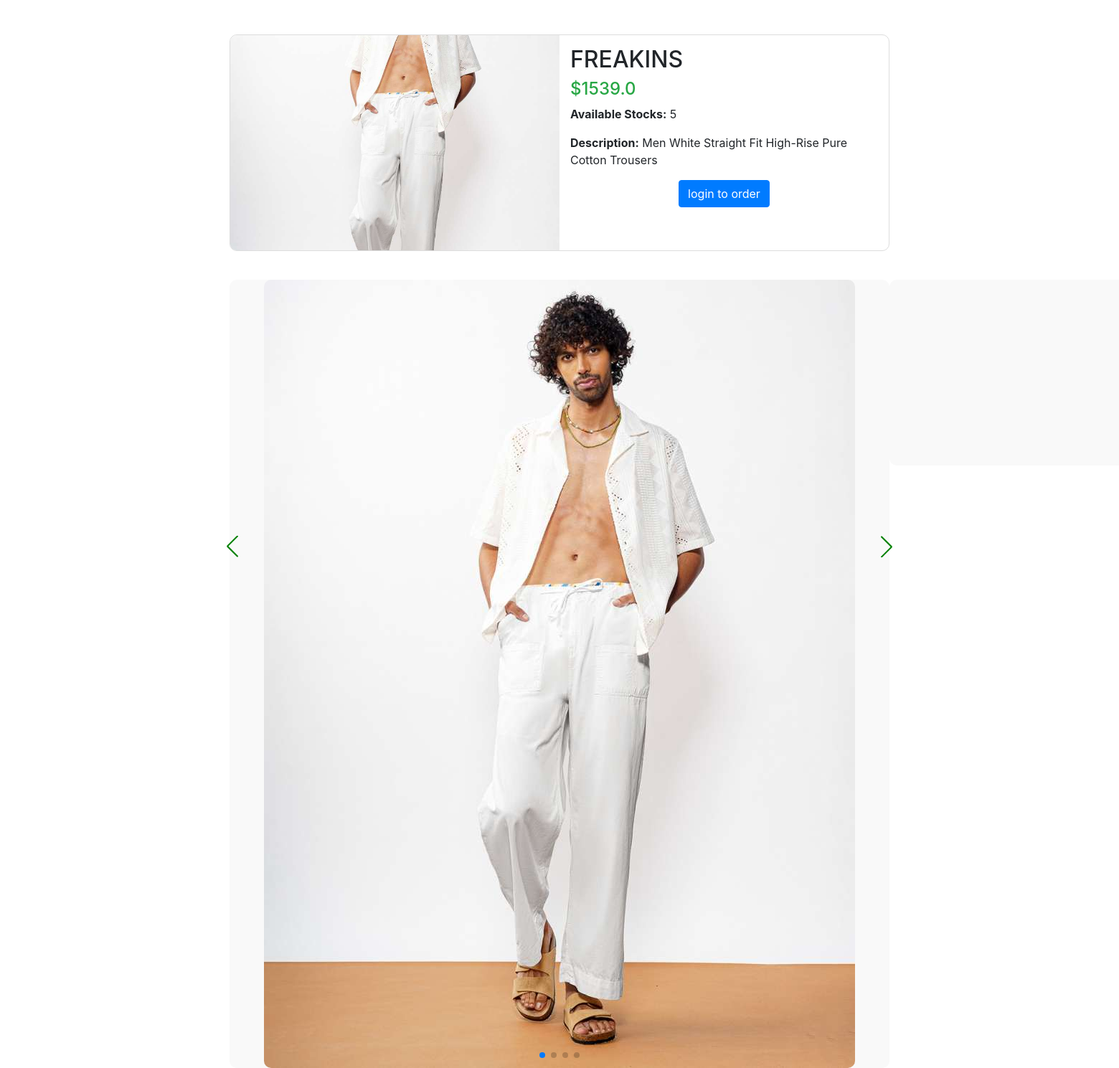
Page /product_desc/13 on the committed database.
### core/models.py (models this page shows, shortened)
class Product(models.Model):
    name=models.CharField(max_length=100)
    category=models.ForeignKey('Category',on_delete=models.CASCADE)
    desc=models.TextField()
    price=models.FloatField(default=0.0)
    product_available_count=models.IntegerField(default=0)
    img=models.ImageField(upload_to='images/')
    img1=models.ImageField(upload_to='images/',default="hello")
    img2=models.ImageField(upload_to='images/',default="hello")
    img3=models.ImageField(upload_to='images/',default="hello")

### core/views.py (the view)
# urls.py: path('product_desc/<pk>',product_desc,name="product_desc"),
def product_desc(request,pk):
    product=Product.objects.get(pk=pk)
    return render(request,'core/product_desc.html',{'product':product})

### templates/core/product_desc.html (shortened to what this page needs)
<!DOCTYPE html>
<html lang="en">
<head>
    <link href="https://stackpath.bootstrapcdn.com/bootstrap/4.5.2/css/bootstrap.min.css" rel="stylesheet">
    <link rel="stylesheet" href="https://unpkg.com/swiper/swiper-bundle.min.css" />
</head>
<body>
    <div class="container mt-5">
        <div class="row justify-content-center">
            <div class="col-md-10">
                <div class="product-card">
                    <div class="img-container">
                        <img src="{{ product.img.url }}" alt="{{ product.name }}" class="product-image">
                    </div>
                    <div class="product-info">
                        <h2>{{ product.name }}</h2>
                        <h4 class="text-success">${{ product.price }}</h4>
                        <p><strong>Available Stocks:</strong> {{ product.product_available_count }}</p>
                        <p><strong>Description:</strong> {{ product.desc }}</p>
                        {% if user.is_authenticated %}
                         <a href="{% url 'add_to_cart' product.pk %}" class="btn btn-add-to-cart">Add to Cart</a>
                         {% else %}
                         <div class="text-center">
            <a  href="{% url 'user_login' %}" class="btn btn-primary">login to order </a>
                        </div>
                         {% endif %}
                    </div>
                </div>
                <div class="swiper-container">
                    <div class="swiper-wrapper">
                        <div class="swiper-slide">
                            <img src="{{ product.img.url }}" alt="{{ product.name }} Image 1">
                        </div>
                        <div class="swiper-slide">
                        </div>
                    </div>
                    <div class="swiper-pagination"></div>
                </div>
                <div class="swiper-button-next"></div>
                <div class="swiper-button-prev"></div>
            </div>
        </div>
    </div>
</body>
</html>

### templates/core/product_desc.html (style rules this page uses)
.product-card { border: 1px solid #ddd; border-radius: 10px; overflow: hidden; transition: transform 0.3s; display: flex; flex-direction: column; margin-bottom: 40px; }
.product-image { height: auto; max-height: 300px; object-fit: cover; width: 100%; }
.product-info { padding: 15px; }
@media (min-width: 768px) { .product-card { flex-direction: row; } }
@media (min-width: 768px) { .img-container { width: 50%; } }
@media (min-width: 768px) { .product-info { width: 50%; } }
.swiper-container { margin-top: 20px; }
.swiper-slide { display: flex; justify-content: center; align-items: center; background: #f9f9f9; border-radius: 10px; }
.swiper-slide img { max-width: 100%; border-radius: 10px; }
.swiper-button-next, .swiper-button-prev { color: green; width: 30px; height: 30px; margin-top: -50px; }

### rows in the picture
Product: img (picture), name "FREAKINS", price "1539.0", product_available_count "5", desc "Men White Straight Fit High-Rise Pure Cotton Trousers"
